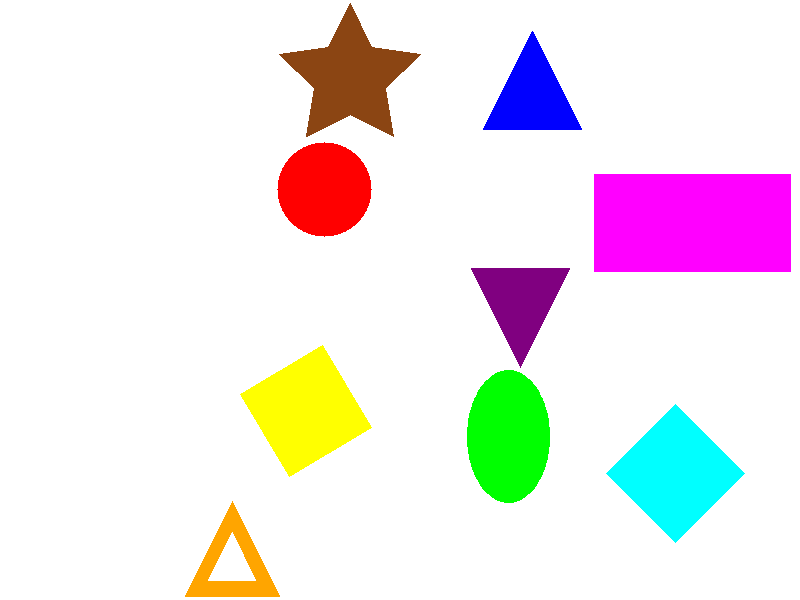
%> input picture T2/1305B_1306A.png, 800 x 600 px
$ octave temaSVA2.m   (GNU Octave 9; MATLAB toolbox functions it lacks are replaced by stand-ins)
%> lines starting %> are read from the running program, lines starting %| are printed output that depends on the picture; in (x1, y1, x2, y2) boxes, pixels count from 0 and x2, y2 are one past the last pixel; in counts of white or black regions, pixels touching at a corner belong together; the program's own positions count from 1
% ========== detect_top8_named.m ==========
close all;

% 1. Încarcă imaginea
img  = imread('1305B_1306A.png');
%> img is the input picture: size 600x800x3 uint8; mean R, G, B 239.3, 231.9, 234.6
imgG = rgb2gray(img);
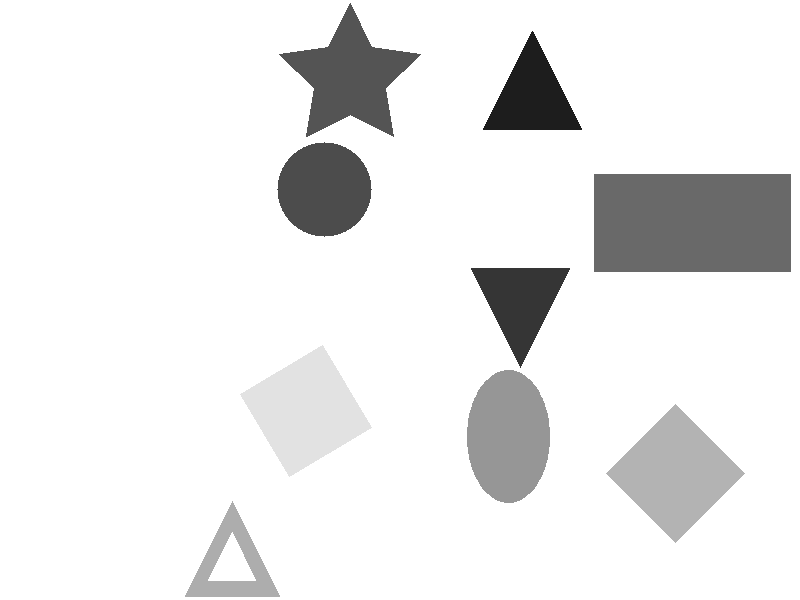
%> imgG: size 600x800 uint8; min 29, max 255, mean 234.4

% 2. Mască Otsu inversată
level = graythresh(imgG);
%> level = 0.688
mask  = imcomplement(imbinarize(imgG, level));
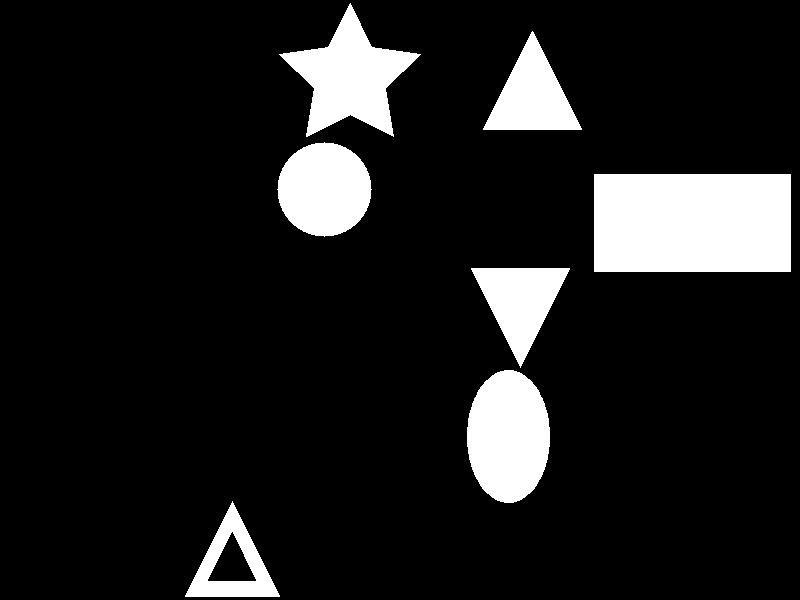
%> mask: size 600x800 logical; 11.8% white; 7 white regions

% 3. Contururi + proprietăți
[B,L]   = bwboundaries(mask,'noholes');
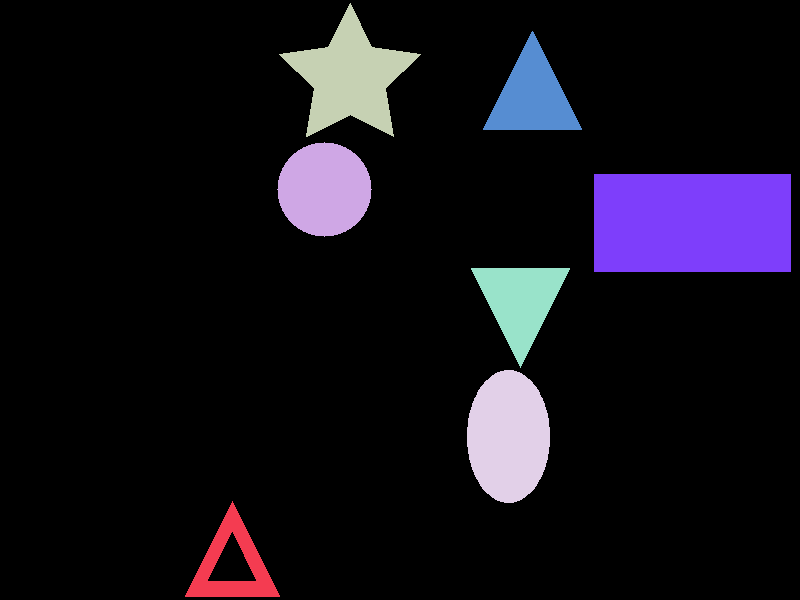
%> L: size 600x800 double; 8 distinct labels, from 0 to 7; one colour per label, 0 black
%> B = 7 boundaries; box (x1, y1, x2, y2) and points: (594, 174, 791, 272) 587, (279, 3, 421, 137) 438, (467, 370, 550, 503) 313, (471, 268, 570, 368) 297, (483, 31, 582, 130) 295, (185, 501, 280, 597) 285, (277, 142, 372, 237) 265
stats   = regionprops(L, ...
    'BoundingBox','Centroid','Area','Image','EulerNumber','Circularity');
%> stats = 7 regions; largest, box (x1, y1, x2, y2), Area, Centroid, EulerNumber and Circularity: (594, 174, 791, 272) 19306 [693 223.5] 1 0.729, (467, 370, 550, 503) 8670 [509 437] 1 0.916, (279, 3, 421, 137) 8271 [350.4 77.9] 1 0.434, (277, 142, 372, 237) 6921 [325 190] 1 0.98

% 4. Sortează descrescător după arie
areas = [stats.Area];
%> areas = [3396 6921 8271 8670 5000 4999 19306]
[~, idx] = sort(areas,'descend');
%> idx = [7 4 3 2 5 6 1]

% 5. Denumiri presetate pentru primele 7 regiuni
shapeNames = { ...
    'dreptunghi',                ... % idx(1)
    'elipsă',                    ... % idx(2)
    'stea',                      ... % idx(3)
    'cerc',                      ... % idx(4)
    'triunghi cu vârful în jos', ... % idx(5)
    'triunghi cu varful in sus',                      ... % idx(6)
    'triunghi cu gaura'            % idx(7)
};

% 6. Afișează primele 8 regiuni și detectează „patrat rotit”
figure; imshow(img); hold on;
for k = 1:8
%> (the run ends here)
